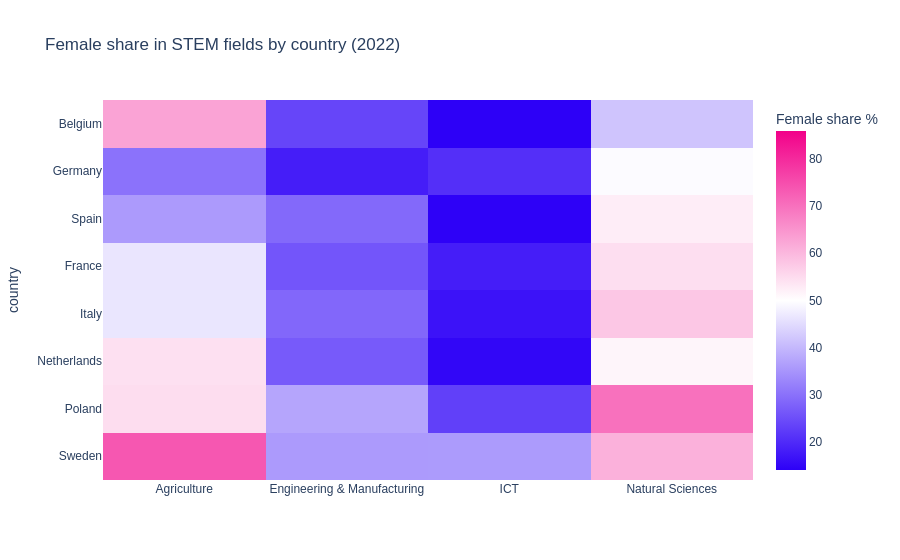

Notebook source saved alongside this figure:
### Markdown cell above
## 3. Is the STEM gap consistent across countries?

The heatmap below shows the female share of STEM graduates broken 
down by country and field. While the overall pattern is consistent 
— ICT and Engineering remain male-dominated everywhere — there is 
meaningful variation across countries.

Poland and Italy show relatively higher female representation in 
Natural Sciences compared to Northern European countries. ICT 
remains the most male-dominated field across all countries without 
exception, suggesting that the barriers to women entering 
technology are structural and cultural rather than country-specific.

This cross-country perspective is important: it shows that the 
gender data gap in STEM is not a local or policy failure of 
individual governments, but a systemic pattern embedded across 
European educational and cultural systems.

### Code cell
# ── VIZ 3: Heatmap — STEM gap by country ──
# Reset column multiindex first
df_heatmap = df_pivot[df_pivot['is_stem']].pivot_table(
    index='country', columns='field', values='female_share'
).reset_index()

# Flatten column names
df_heatmap.columns.name = None

# Map country names
country_names = {
    'BE': 'Belgium', 'DE': 'Germany', 'ES': 'Spain',
    'FR': 'France', 'IT': 'Italy', 'NL': 'Netherlands',
    'PL': 'Poland', 'SE': 'Sweden'
}
df_heatmap['country'] = df_heatmap['country'].map(country_names)

# Verify mapping worked
print(df_heatmap['country'].unique())

fig3 = px.imshow(
    df_heatmap.set_index('country'),
    color_continuous_scale=[
        [0.0, pal[0]],
        [0.5, '#ffffff'],
        [1.0, pal[9]]
    ],
    color_continuous_midpoint=50,
    title='Female share in STEM fields by country (2022)',
    labels=dict(color='Female share %'),
    aspect='auto'
)
fig3.update_layout(
    template='plotly_white',
    font=dict(family='Arial')
)
fig3.show()

### Figure 1 — Plotly figure (JSON) as saved in the notebook; plotly's stock layout.template omitted (floating-point values rounded to 4 significant figures)
{"data": [{"coloraxis": "coloraxis", "hovertemplate": "x: %{x}<br>country: %{y}<br>Female share %: %{z}<extra></extra>", "name": "0", "type": "heatmap", "x": ["Agriculture", "Engineering & Manufacturing", "ICT", "Natural Sciences"], "xaxis": "x", "y": ["Belgium", "Germany", "Spain", "France", "Italy", "Netherlands", "Poland", "Sweden"], "yaxis": "y", "z": [[62.88, 23.8, 14.12, 41.73], [30.09, 18.26, 20.7, 49.45], [35.82, 28.86, 14.32, 52.58], [46.41, 26.1, 18.21, 54.66], [46.49, 28.58, 16.69, 57.85], [54.31, 26.74, 14.91, 51.42], [54.72, 37.33, 23.06, 69.97], [73.68, 35.8, 35.87, 60.94]]}], "layout": {"coloraxis": {"cmid": 50, "colorbar": {"title": {"text": "Female share %"}}, "colorscale": [[0, "#2d00f7"], [0.5, "#ffffff"], [1, "#f20089"]]}, "font": {"family": "Arial"}, "title": {"text": "Female share in STEM fields by country (2022)"}, "xaxis": {"anchor": "y", "domain": [0, 1]}, "yaxis": {"anchor": "x", "autorange": "reversed", "domain": [0, 1], "title": {"text": "country"}}}}
